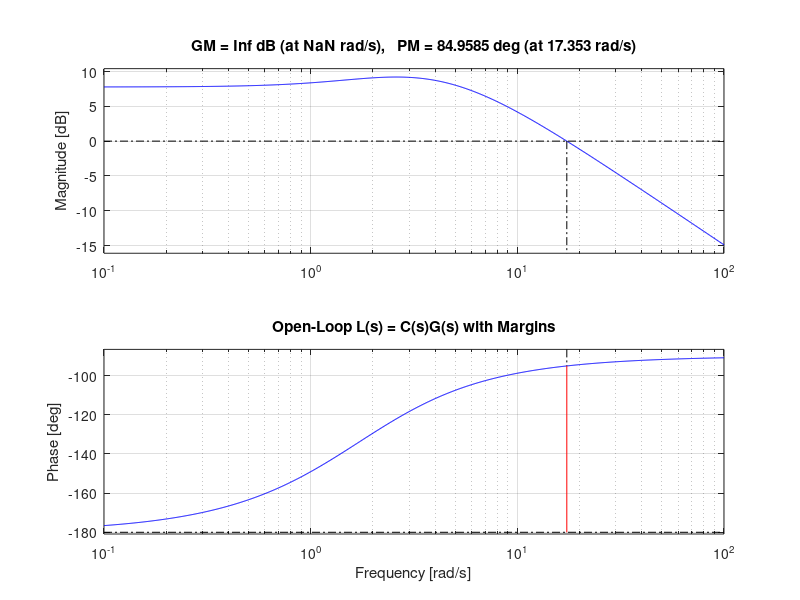
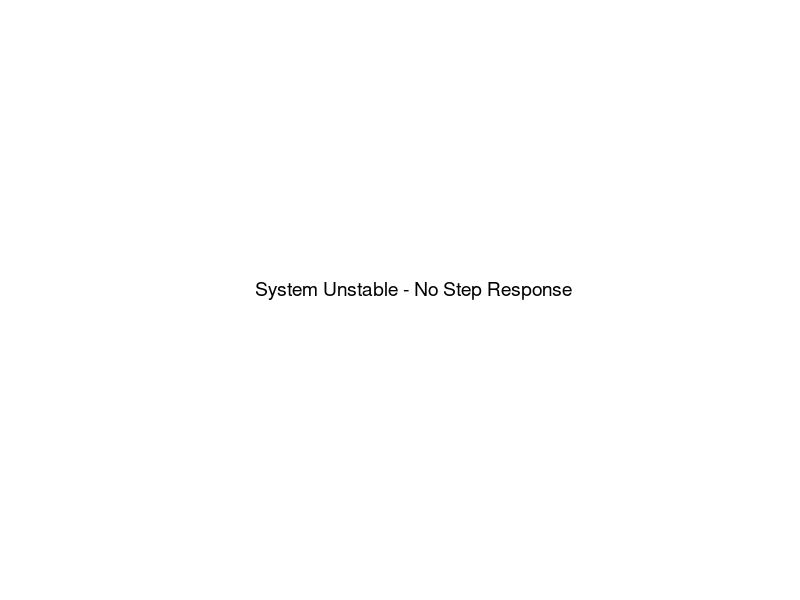

These figures' MATLAB source, in order:
clear; clc; close all;

%% Plant Definition
num_G = [5.758, 0];
den_G = [1, 0.2016, -12.68];
G = tf(num_G, den_G);

fprintf('=== PLANT ANALYSIS ===\n');
fprintf('G(s) = 5.758s / (s^2 + 0.2016s - 12.68)\n\n');

poles_G = pole(G);
fprintf('Plant poles: %.4f, %.4f\n', poles_G(1), poles_G(2));
fprintf('Plant zeros: 0\n\n');

%% Controller Definition - Iteration 1
Kp = 3.1254;
Ki = 1.7260;

num_C = [Kp, Kp*Ki];
den_C = [1, 0];
C = tf(num_C, den_C);

fprintf('=== CONTROLLER (Iteration 1) ===\n');
fprintf('C(s) = %.4f * (s + %.4f) / s\n\n', Kp, Ki);

%% Open-Loop and Closed-Loop Systems
L = C * G;
T = feedback(L, 1);

fprintf('=== STABILITY ANALYSIS ===\n');
poles_CL = pole(T);
fprintf('Closed-loop poles:\n');
disp(poles_CL);

if all(real(poles_CL) < 0)
    fprintf('Status: STABLE\n\n');
else
    fprintf('Status: UNSTABLE\n\n');
end

%% Stability Margins
[Gm, Pm, Wcg, Wcp] = margin(L);
fprintf('=== STABILITY MARGINS ===\n');
fprintf('Gain Margin: %.2f dB (at %.2f rad/s)\n', 20*log10(Gm), Wcg);
fprintf('Phase Margin: %.2f deg (at %.2f rad/s)\n\n', Pm, Wcp);

%% Bode Plot
figure('Name', 'Bode Plots', 'Position', [100, 100, 1200, 800]);

subplot(2,2,1);
bode(G);
grid on;
title('Plant G(s)');

subplot(2,2,2);
bode(C);
grid on;
title('Controller C(s)');

subplot(2,2,3:4);
margin(L);
grid on;
title('Open-Loop L(s) = C(s)G(s) with Margins');

%% Step Response
figure('Name', 'Closed-Loop Response', 'Position', [150, 150, 1000, 600]);

if all(real(poles_CL) < 0)
    subplot(1,2,1);
    step(T, 3);
    grid on;
    title('Closed-Loop Step Response');
    xlabel('Time (s)');
    ylabel('Output');
    
    subplot(1,2,2);
    t = 0:0.001:3;
    [y, t] = step(T, t);
    plot(t, y);
    grid on;
    title('Closed-Loop Step Response (Detail)');
    xlabel('Time (s)');
    ylabel('Output');
    
    S = stepinfo(T);
    fprintf('=== STEP RESPONSE CHARACTERISTICS ===\n');
    fprintf('Rise Time: %.4f s\n', S.RiseTime);
    fprintf('Settling Time: %.4f s\n', S.SettlingTime);
    fprintf('Overshoot: %.2f %%\n', S.Overshoot);
    fprintf('Peak: %.4f\n', S.Peak);
    fprintf('Steady-State: %.4f\n\n', y(end));
else
    text(0.5, 0.5, 'System Unstable - No Step Response', ...
        'HorizontalAlignment', 'center', 'FontSize', 14);
    axis off;
end

%% Frequency Response at Target Crossover
omega_target = 17.26;
[mag, phase] = bode(G, omega_target);
mag_dB = 20*log10(mag);

fprintf('=== PLANT AT TARGET CROSSOVER (%.2f rad/s) ===\n', omega_target);
fprintf('Magnitude: %.2f dB\n', mag_dB);
fprintf('Phase: %.2f deg\n\n', phase);


